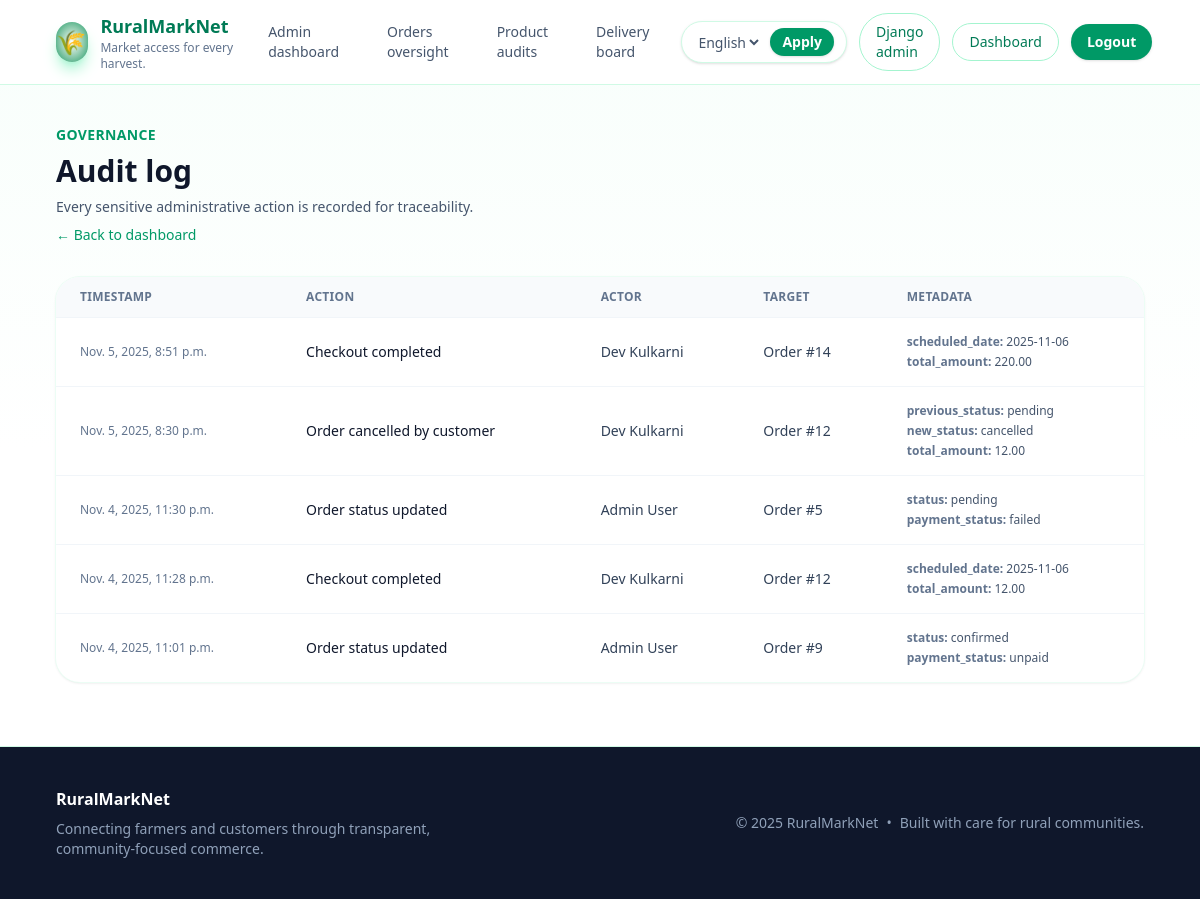
/portal/admin/audit/ (signed in), run on an earlier commit of the app's database.
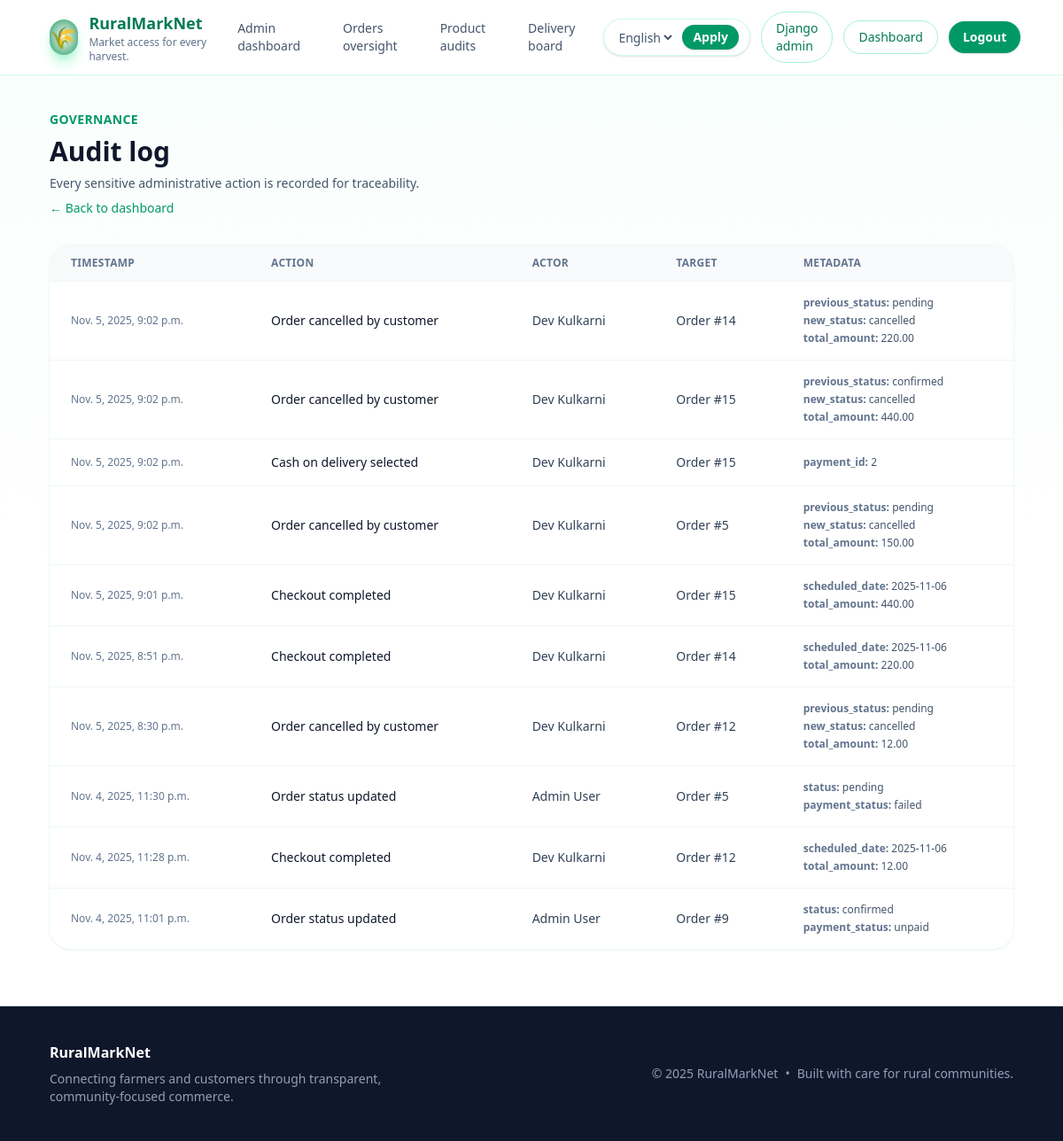
And on a later commit of the database.
### accounts/models.py (models this page shows, shortened)
class AuditLog(models.Model):
    user = models.ForeignKey(
        settings.AUTH_USER_MODEL,
        on_delete=models.SET_NULL,
        null=True,
        blank=True,
        related_name="audit_logs",
    )
    action = models.CharField(max_length=150)
    app_label = models.CharField(max_length=100)
    model_name = models.CharField(max_length=100)
    object_id = models.CharField(max_length=64, blank=True)
    object_repr = models.CharField(max_length=255, blank=True)
    metadata = models.JSONField(default=dict, blank=True)
    created_at = models.DateTimeField(auto_now_add=True)
    class Meta:
        ordering = ["-created_at"]
        verbose_name = _("Audit log entry")
        verbose_name_plural = _("Audit log entries")

class User(AbstractUser):
    class Roles(models.TextChoices):
        FARMER = "farmer", _("Farmer")
        CUSTOMER = "customer", _("Customer")
        ADMIN = "admin", _("Administrator")
    PREFERRED_LANGUAGE_CHOICES = (
        ("en", _("English")),
        ("hi", _("Hindi")),
        ("mr", _("Marathi")),
    )
    role = models.CharField(
        max_length=20,
        choices=Roles.choices,
        default=Roles.CUSTOMER,
        help_text=_("Determines the level of access within the platform."),
    )
    phone_number = models.CharField(
        max_length=20,
        blank=True,
        help_text=_("Optional contact number for delivery coordination."),
    )
    preferred_language = models.CharField(
        max_length=8,
        choices=PREFERRED_LANGUAGE_CHOICES,
        default="en",
        help_text=_("Preferred language for the interface."),
    )
    address = models.TextField(blank=True)
    accepted_payment_methods = models.JSONField(
        default=None,
        blank=True,
        null=True,
        help_text=_("Payment method codes this farmer chooses to accept."),
    )

### accounts/views.py (the view)
# urls.py: path("audit/", AdminAuditLogListView.as_view(), name="audit-list"),
class AdminAuditLogListView(AdminRequiredMixin, ListView):
    model = AuditLog
    paginate_by = 25
    context_object_name = "logs"
    template_name = "accounts/admin_audit_list.html"
    def get_queryset(self):  # type: ignore[override]
        return AuditLog.objects.select_related("user").all()

### products/forms.py
class ProductFilterForm(forms.Form):
    search = forms.CharField(required=False, label=_("Search"))
    category = forms.ChoiceField(
        required=False,
        choices=[("", _("All categories"))] + list(Product.Categories.choices),
    )
    min_price = forms.DecimalField(required=False, min_value=0, label=_("Min price"))
    max_price = forms.DecimalField(required=False, min_value=0, label=_("Max price"))
    available = forms.BooleanField(required=False, initial=True, label=_("In stock"))

### accounts/mixins.py (called while the page is built)
    def test_func(self) -> bool:  # noqa: D401
        request = getattr(self, "request", None)
        user = getattr(request, "user", None)
        return bool(
            getattr(user, "is_authenticated", False)
            and (getattr(user, "is_staff", False) or getattr(user, "is_superuser", False))
        )

### products/context_processors.py (called while the page is built)
def product_filters(request):
    return {
        "product_filter_form": ProductFilterForm(request.GET or None),
        "product_categories": Product.Categories.choices,
    }

### accounts/templates/accounts/admin_audit_list.html (shortened to what this page needs)
{% extends "base.html" %}
{% load i18n %}
{% block content %}
<section class="space-y-8">
    <header class="flex flex-col gap-2">
        <p class="text-sm font-semibold uppercase tracking-wide text-emerald-600">{% trans "Governance" %}</p>
        <h1 class="text-3xl font-semibold text-slate-900">{% trans "Audit log" %}</h1>
        <p class="text-sm text-slate-600">{% trans "Every sensitive administrative action is recorded for traceability." %}</p>
        <a href="{% url 'portal-admin:dashboard' %}" class="inline-flex items-center gap-2 text-sm font-medium text-emerald-600 hover:text-emerald-500">← {% trans "Back to dashboard" %}</a>
    </header>
    <div class="overflow-hidden rounded-3xl bg-white shadow-sm ring-1 ring-emerald-50">
        <table class="min-w-full divide-y divide-slate-100 text-sm">
            <thead class="bg-slate-50 text-left text-xs font-semibold uppercase tracking-wide text-slate-500">
                <tr>
                    <th scope="col" class="px-6 py-3">{% trans "Timestamp" %}</th>
                    <th scope="col" class="px-6 py-3">{% trans "Action" %}</th>
                    <th scope="col" class="px-6 py-3">{% trans "Actor" %}</th>
                    <th scope="col" class="px-6 py-3">{% trans "Target" %}</th>
                    <th scope="col" class="px-6 py-3">{% trans "Metadata" %}</th>
                </tr>
            </thead>
            <tbody class="divide-y divide-slate-100 text-slate-700">
                {% for entry in logs %}
                    <tr class="hover:bg-emerald-50/40">
                        <td class="px-6 py-4 text-xs text-slate-500">{{ entry.created_at|date:"DATETIME_FORMAT" }}</td>
                        <td class="px-6 py-4 font-medium text-slate-900">{{ entry.action }}</td>
                        <td class="px-6 py-4">
                            {% if entry.user %}
                                {{ entry.user.get_full_name|default:entry.user.username }}
                            {% else %}
                                {% trans "System" %}
                            {% endif %}
                        </td>
                        <td class="px-6 py-4">
                            {% if entry.object_repr %}
                                {{ entry.object_repr }}
                            {% else %}
                                <span class="text-xs text-slate-400">{% trans "N/A" %}</span>
                            {% endif %}
                        </td>
                        <td class="px-6 py-4">
                            {% if entry.metadata %}
                                <ul class="space-y-1 text-xs text-slate-600">
                                    {% for key, value in entry.metadata.items %}
                                        <li><span class="font-semibold text-slate-500">{{ key }}:</span> {{ value }}</li>
                                    {% endfor %}
                                </ul>
                            {% else %}
                                <span class="text-xs text-slate-400">{% trans "No metadata" %}</span>
                            {% endif %}
                        </td>
                    </tr>
                {% empty %}
                    <tr>
                        <td colspan="5" class="px-6 py-6 text-center text-sm text-slate-500">{% trans "No audit entries recorded yet." %}</td>
                    </tr>
                {% endfor %}
            </tbody>
        </table>
    </div>
</section>
{% endblock %}

### templates/base.html (shortened to what this page needs)
{% load static i18n tailwind_tags %}
<!DOCTYPE html>
{% get_current_language as current_language %}
<html lang="{{ current_language }}" class="h-full">
<head>
    {% tailwind_css %}
</head>
<body class="flex min-h-screen flex-col bg-linear-to-b from-emerald-50/40 via-white to-white text-slate-900 antialiased">
    {% include "includes/navbar.html" %}
    <main id="main-content" class="relative flex-1 pb-16">
        <div class="mx-auto w-full max-w-6xl px-4 pt-10 sm:px-6 lg:px-8">
            {% block content %}{% endblock %}
        </div>
    </main>
    <footer class="border-t border-emerald-100 bg-slate-900 text-slate-200">
        <div class="mx-auto flex w-full max-w-6xl flex-col gap-6 px-4 py-10 text-sm sm:px-6 lg:px-8 lg:flex-row lg:items-center lg:justify-between">
            <div class="space-y-2">
                <p class="text-base font-semibold text-white">{% trans "RuralMarkNet" %}</p>
                <p class="max-w-md text-slate-400">{% trans "Connecting farmers and customers through transparent, community-focused commerce." %}</p>
            </div>
            <div class="flex flex-col items-start gap-2 text-slate-400 sm:flex-row sm:items-center">
                <p>&copy; {% now "Y" %} {% trans "RuralMarkNet" %}</p>
                <span class="hidden sm:inline-block">&bull;</span>
                <p>{% trans "Built with care for rural communities." %}</p>
            </div>
        </div>
    </footer>
</body>
</html>

### templates/includes/navbar.html (shortened to what this page needs)
{% load i18n %}
{% get_current_language as LANGUAGE_CODE %}
{% get_available_languages as LANGUAGES %}
{% get_language_info_list for LANGUAGES as LANGUAGE_INFO %}
{% with match=request.resolver_match current_app=match.app_name current_view=match.url_name %}
<nav class="sticky top-0 z-50 border-b border-emerald-100 bg-white/90 backdrop-blur">
    <div class="mx-auto w-full max-w-6xl px-4 py-3 sm:px-6 lg:px-8">
        <div class="flex flex-col gap-4 lg:flex-row lg:items-center lg:justify-between">
            <a href="{% url 'products:home' %}" class="group flex items-center gap-3 text-lg font-semibold text-emerald-700 transition hover:text-emerald-600">
                <span class="flex h-10 w-10 items-center justify-center rounded-full bg-radial from-white to-emerald-600 text-2xl font-bold uppercase tracking-widest text-white shadow-lg shadow-emerald-200">🌾</span>
                <span class="flex flex-col">
                    <span>{% trans "RuralMarkNet" %}</span>
                    <span class="text-xs font-medium text-slate-500 group-hover:text-emerald-600">{% trans "Market access for every harvest." %}</span>
                </span>
            </a>
            <div class="flex flex-col gap-2 sm:flex-row sm:items-center sm:gap-3 lg:flex-1 lg:justify-center lg:gap-4">
                {% if user.is_authenticated and user.role == 'admin' %}
                    <a href="{% url 'portal-admin:dashboard' %}" class="rounded-full px-4 py-2 text-sm font-medium transition focus-visible:outline-none focus-visible:ring-2 focus-visible:ring-emerald-500 {% if current_app == 'portal-admin' and current_view|default:"" == 'dashboard' %}bg-emerald-100 text-emerald-700 shadow-sm{% else %}text-slate-600 hover:text-emerald-600{% endif %}">{% trans "Admin dashboard" %}</a>
                    <a href="{% url 'portal-admin:orders-list' %}" class="rounded-full px-4 py-2 text-sm font-medium transition focus-visible:outline-none focus-visible:ring-2 focus-visible:ring-emerald-500 {% if current_app == 'portal-admin' and current_view|default:"" == 'orders-list' or current_app == 'portal-admin' and current_view|default:"" == 'orders-update' %}bg-emerald-100 text-emerald-700 shadow-sm{% else %}text-slate-600 hover:text-emerald-600{% endif %}">{% trans "Orders oversight" %}</a>
                    <a href="{% url 'portal-admin:products-list' %}" class="rounded-full px-4 py-2 text-sm font-medium transition focus-visible:outline-none focus-visible:ring-2 focus-visible:ring-emerald-500 {% if current_app == 'portal-admin' and current_view|default:"" == 'products-list' or current_app == 'portal-admin' and current_view|default:"" == 'products-update' or current_app == 'portal-admin' and current_view|default:"" == 'products-moderate' %}bg-emerald-100 text-emerald-700 shadow-sm{% else %}text-slate-600 hover:text-emerald-600{% endif %}">{% trans "Product audits" %}</a>
                    <a href="{% url 'portal-admin:deliveries-list' %}" class="rounded-full px-4 py-2 text-sm font-medium transition focus-visible:outline-none focus-visible:ring-2 focus-visible:ring-emerald-500 {% if current_app == 'portal-admin' and current_view|default:"" == 'deliveries-list' or current_app == 'portal-admin' and current_view|default:"" == 'deliveries-detail' %}bg-emerald-100 text-emerald-700 shadow-sm{% else %}text-slate-600 hover:text-emerald-600{% endif %}">{% trans "Delivery board" %}</a>
                {% endif %}
            </div>
            <div class="flex flex-col gap-2 sm:flex-row sm:items-center sm:gap-3">
                <form action="{% url 'set_language' %}" method="post" class="flex items-center gap-2 rounded-full border border-emerald-100 bg-white px-3 py-1.5 text-sm shadow-sm focus-within:ring-2 focus-within:ring-emerald-500">
                    <select id="language-picker" name="language" class="bg-transparent text-sm font-medium text-slate-600 focus:outline-none">
                        {% for language in LANGUAGE_INFO %}
                            <option value="{{ language.code }}" {% if language.code == LANGUAGE_CODE %}selected{% endif %}>{{ language.name_local|default:language.name }}</option>
                        {% endfor %}
                    </select>
                    <button type="submit" class="rounded-full bg-emerald-600 px-3 py-1 text-sm font-semibold text-white shadow hover:bg-emerald-500 focus:outline-none focus-visible:ring-2 focus-visible:ring-emerald-500">{% trans "Apply" %}</button>
                </form>
                {% if user.is_authenticated %}
                    {% if user.role == 'admin' %}
                        <a href="{% url 'admin:index' %}" class="flex items-center justify-center rounded-full border border-emerald-200 px-4 py-2 text-sm font-medium text-emerald-700 transition hover:border-emerald-300 hover:bg-emerald-50 focus-visible:outline-none focus-visible:ring-2 focus-visible:ring-emerald-500">{% trans "Django admin" %}</a>
                    {% endif %}
                    {% if user.role == 'admin' %}
                        <a href="{% url 'portal-admin:dashboard' %}" class="flex items-center justify-center rounded-full border border-emerald-200 px-4 py-2 text-sm font-medium text-emerald-700 transition hover:border-emerald-300 hover:bg-emerald-50 focus-visible:outline-none focus-visible:ring-2 focus-visible:ring-emerald-500 {% if current_app == 'portal-admin' and current_view|default:"" == 'dashboard' %}bg-emerald-100 text-emerald-700 shadow-sm{% endif %}">{% trans "Dashboard" %}</a>
                    {% endif %}
                    <a href="{% url 'accounts:logout' %}" class="flex items-center justify-center rounded-full bg-emerald-600 px-4 py-2 text-sm font-semibold text-white shadow hover:bg-emerald-500 focus-visible:outline-none focus-visible:ring-2 focus-visible:ring-emerald-500">{% trans "Logout" %}</a>
                {% endif %}
            </div>
        </div>
    </div>
</nav>
{% endwith %}

### templates/includes/messages.html (shortened to what this page needs)
{% load i18n %}

What changed in the data, as far as the page shows it:
added AuditLog: created_at "Nov. 5, 2025, 9:02 p.m.", action "Order cancelled by customer", user.get_full_name "Dev Kulkarni", object_repr "Order #14", metadata "previous_status" "new_status" "total_amount", metadata "pending" "cancelled" "220.00"
added AuditLog: created_at "Nov. 5, 2025, 9:02 p.m.", action "Order cancelled by customer", user.get_full_name "Dev Kulkarni", object_repr "Order #15", metadata "previous_status" "new_status" "total_amount", metadata "confirmed" "cancelled" "440.00"
added AuditLog: created_at "Nov. 5, 2025, 9:02 p.m.", action "Cash on delivery selected", user.get_full_name "Dev Kulkarni", object_repr "Order #15", metadata "payment_id", metadata "2"
added AuditLog: created_at "Nov. 5, 2025, 9:02 p.m.", action "Order cancelled by customer", user.get_full_name "Dev Kulkarni", object_repr "Order #5", metadata "previous_status" "new_status" "total_amount", metadata "pending" "cancelled" "150.00"
added AuditLog: created_at "Nov. 5, 2025, 9:01 p.m.", action "Checkout completed", user.get_full_name "Dev Kulkarni", object_repr "Order #15", metadata "scheduled_date" "total_amount", metadata "2025-11-06" "440.00"
